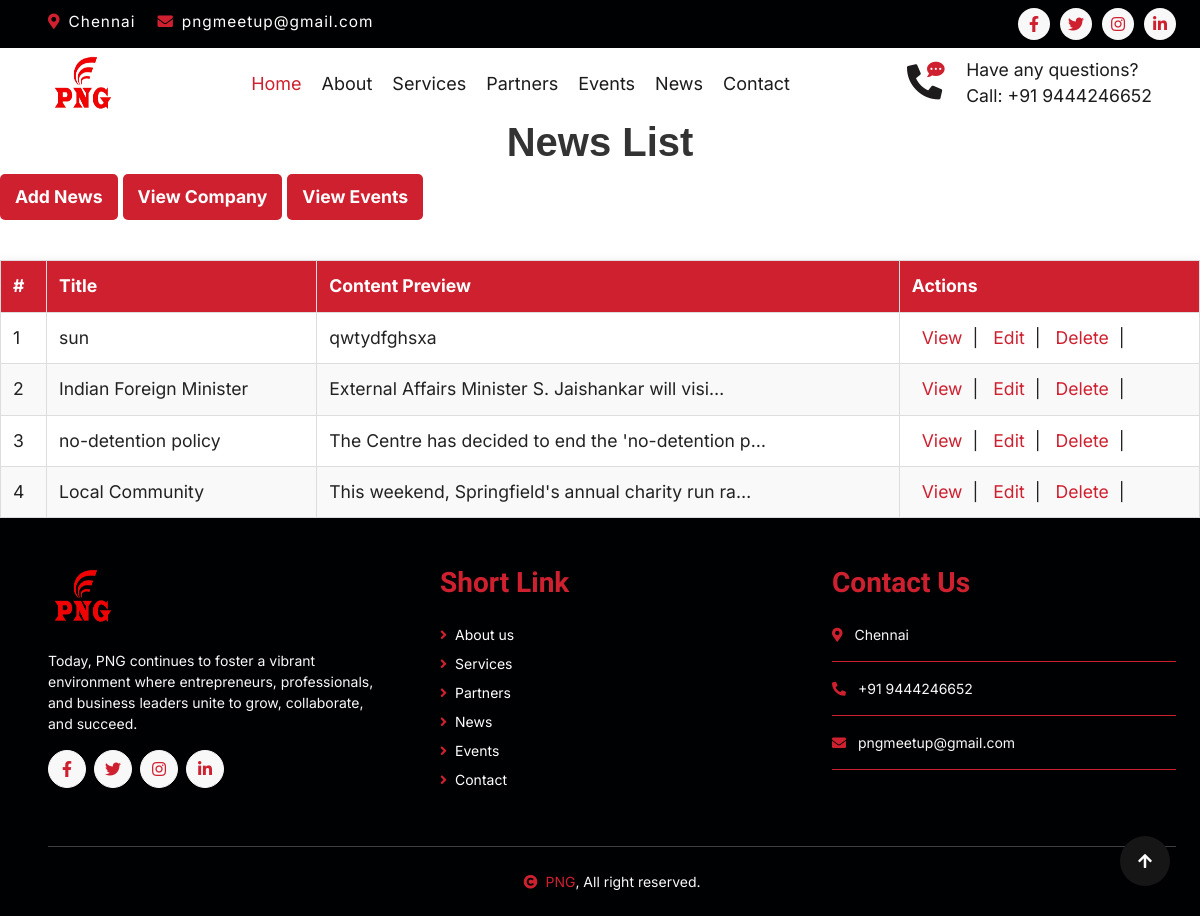
Screenshot of /news_list/ with the database file from the repository.
### registration_app/models.py (models this page shows, shortened)
class NewsUpload(models.Model):
    news_img = models.ImageField(upload_to='news_img/',blank=True,null=True)
    title = models.CharField(max_length=200)  # Title of the news article
    content = models.TextField()  # Body of the article
    publication_date = models.DateTimeField(auto_now_add=True)  # Automatically set when created
    author = models.CharField(max_length=100)  # Optional: Author name

### registration_app/views.py (the view)
# urls.py: path('news_list/', news_list, name='news_list'), #News List
def news_list(request):
    news_articles = NewsUpload.objects.order_by('-publication_date')  # Latest news first
    return render(request, 'news_list.html', {'news_articles': news_articles})

### templates/news_list.html (shortened to what this page needs)
{% extends 'base.html' %}
    {% block content %}
</head>
<body id="body">
     <h1>News List</h1>
        <a  class="add-company-button" href="{% url 'create_news' %}">Add News</a>
        <a href="{% url 'company_list' %}" class="add-company-button">View Company</a>
        <a href="{% url 'event_list' %}" class="add-company-button">View Events</a>
        <table>
            <thead>
                <tr>
                    <th>#</th>
                    <th>Title</th>
                    <th>Content Preview</th>
                    <th>Actions</th>
                </tr>
            </thead>
            <tbody>
                {% for news in news_articles %}
                <tr>
                    <td>{{ forloop.counter }}</td>
                    <td>{{ news.title }}</td>
                    <td>{{ news.content|truncatechars:50 }}</td>
                    <td class="actions">
                        <a href="{% url 'news_page' news.id %}">View</a>|
                        <a href="{% url 'news_update' news.id %}">Edit</a>|
                        <a href="{% url 'news_delete' news.id %}">Delete</a>|
                    </td>
                </tr>
                {% empty %}
                <tr>
                    <td colspan="4">No news articles available.</td>
                </tr>
                {% endfor %}
            </tbody>
        </table>
{% endblock %}

### static/static_home/css/main1.css (style rules this page uses)
:root { --background-color: #ffffff; --default-color: #222222; --heading-color: #172a28; --accent-color: #cf2030; --surface-color: #ffffff; --contrast-color: #ffffff; }
:root { --nav-color: #ffffff; --nav-hover-color: #cf2030; --nav-mobile-background-color: #ffffff; --nav-dropdown-background-color: #ffffff; --nav-dropdown-color: #01433c; --nav-dropdown-hover-color: #cf2030; }
:root { scroll-behavior: smooth; }
body { color: var(--default-color); background-color: var(--background-color); }
a { color: var(--accent-color); text-decoration: none; transition: 0.3s; }
h1, h2, h3, h4, h5, h6 { color: var(--heading-color); font-family: Tahoma, sans-serif }

### templates/news_list.html (style rules this page uses)
a { text-decoration: none; color: #cf2030; }
table { width: 100%; border-collapse: collapse; margin-top: 20px; box-shadow: 0 2px 10px rgba(0, 0, 0, 0.1); }
th, td { padding: 12px; text-align: left; border: 1px solid #ddd; }
th { background-color: #cf2030; color: white; }
tr:nth-child(even) { background-color: #f9f9f9; }
.actions a { margin: 0 10px; }
.add-company-button { display: inline-block; padding: 10px 15px; background-color: #cf2030; color: white; text-align: center; border-radius: 5px; margin-bottom: 20px; font-weight: bold; }

### rows the page displays
NewsUpload: title "sun", content "qwtydfghsxa"
NewsUpload: title "Indian Foreign Minister", content "External Affairs Minister S. Jaishankar will visi…"
NewsUpload: title "no-detention policy", content "The Centre has decided to end the 'no-detention p…"
NewsUpload: title "Local Community", content "This weekend, Springfield's annual charity run ra…"
